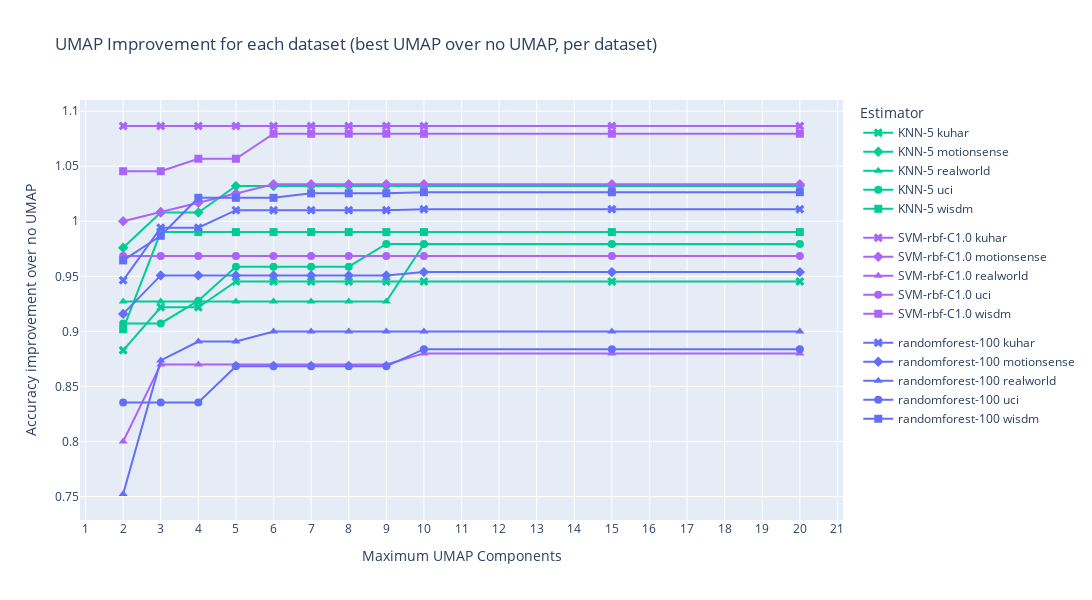

The notebook cell saved with this chart:
### Markdown cell above
### b) Qual é o impacto da dimensionalidade alvo do UMAP no desempenho dos modelos de ML?

b .1) UMAP vs No-UMAP

### Code cell
df = results.copy()
df = filter_domain_fft_only(df)
df = filter_features_all(df)
df = filter_reducer_over_all(df)
df = filter_scaler_none(df)
df = filter_view_standardized_intra(df)
df = filter_only_reducer_dataset_equals_train_dataset_or_no_reducer(df)
df = get_umap_improvement_over_no_umap(df)
df = df[df["umap components"] > 0]

dset_markers = {
    name: markers[i]
    for i, name in enumerate(df["train_datasets"].unique())
}

estimator_colors = {
    name: colors[i]
    for i, name in enumerate(df["estimator"].unique())
}

fig = go.Figure()
for (estimator, dataset), subdf in df.groupby(["estimator", "train_datasets"]):
    subdf = subdf.sort_values(by="umap components")
    xs, ys = [], []
    for n_components in sorted(subdf["umap components"].unique()):
        xs.append(n_components)
        ys.append(subdf[subdf["umap components"] <= n_components]["umap improvement"].max())
    fig.add_trace(
        go.Scatter( 
            x=xs,
            y=ys,
            name=f"{estimator} {dataset}",
            mode="lines+markers",
            legendgroup=estimator,
            # legendgrouptitle="Estimator",
            marker=dict(
                color=estimator_colors[estimator],
                symbol=dset_markers[dataset],
                size=8,
            ),
        )
    )
    # subdf["best umap improvement so far"] = df["umap improvement"].expanding().max()

fig.update_layout(
    title="UMAP Improvement for each dataset (best UMAP over no UMAP, per dataset)",
    xaxis_title="Maximum UMAP Components",
    yaxis_title="Accuracy improvement over no UMAP",
    legend_title="Estimator",
    width=1200,
    height=600,
    xaxis=dict(tickmode="linear")
)
fig.show()

### Figure 1 — Plotly figure (JSON) as saved in the notebook; plotly's stock layout.template omitted (floating-point values rounded to 4 significant figures)
{"data": [{"legendgroup": "KNN-5", "marker": {"color": "#00CC96", "size": 8, "symbol": "x"}, "mode": "lines+markers", "name": "KNN-5 kuhar", "type": "scatter", "x": [2, 3, 4, 5, 6, 7, 8, 9, 10, 15, 20], "y": [0.8828, 0.9219, 0.9219, 0.9453, 0.9453, 0.9453, 0.9453, 0.9453, 0.9453, 0.9453, 0.9453]}, {"legendgroup": "KNN-5", "marker": {"color": "#00CC96", "size": 8, "symbol": "diamond"}, "mode": "lines+markers", "name": "KNN-5 motionsense", "type": "scatter", "x": [2, 3, 4, 5, 6, 7, 8, 9, 10, 15, 20], "y": [0.976, 1.008, 1.008, 1.032, 1.032, 1.032, 1.032, 1.032, 1.032, 1.032, 1.032]}, {"legendgroup": "KNN-5", "marker": {"color": "#00CC96", "size": 8, "symbol": "triangle-up"}, "mode": "lines+markers", "name": "KNN-5 realworld", "type": "scatter", "x": [2, 3, 4, 5, 6, 7, 8, 9, 10, 15, 20], "y": [0.9271, 0.9271, 0.9271, 0.9271, 0.9271, 0.9271, 0.9271, 0.9271, 0.9792, 0.9792, 0.9792]}, {"legendgroup": "KNN-5", "marker": {"color": "#00CC96", "size": 8, "symbol": "circle"}, "mode": "lines+markers", "name": "KNN-5 uci", "type": "scatter", "x": [2, 3, 4, 5, 6, 7, 8, 9, 10, 15, 20], "y": [0.9072, 0.9072, 0.9278, 0.9588, 0.9588, 0.9588, 0.9588, 0.9794, 0.9794, 0.9794, 0.9794]}, {"legendgroup": "KNN-5", "marker": {"color": "#00CC96", "size": 8, "symbol": "square"}, "mode": "lines+markers", "name": "KNN-5 wisdm", "type": "scatter", "x": [2, 3, 4, 5, 6, 7, 8, 9, 10, 15, 20], "y": [0.902, 0.9902, 0.9902, 0.9902, 0.9902, 0.9902, 0.9902, 0.9902, 0.9902, 0.9902, 0.9902]}, {"legendgroup": "SVM-rbf-C1.0", "marker": {"color": "#AB63FA", "size": 8, "symbol": "x"}, "mode": "lines+markers", "name": "SVM-rbf-C1.0 kuhar", "type": "scatter", "x": [2, 3, 4, 5, 6, 7, 8, 9, 10, 15, 20], "y": [1.087, 1.087, 1.087, 1.087, 1.087, 1.087, 1.087, 1.087, 1.087, 1.087, 1.087]}, {"legendgroup": "SVM-rbf-C1.0", "marker": {"color": "#AB63FA", "size": 8, "symbol": "diamond"}, "mode": "lines+markers", "name": "SVM-rbf-C1.0 motionsense", "type": "scatter", "x": [2, 3, 4, 5, 6, 7, 8, 9, 10, 15, 20], "y": [1, 1.008, 1.017, 1.025, 1.034, 1.034, 1.034, 1.034, 1.034, 1.034, 1.034]}, {"legendgroup": "SVM-rbf-C1.0", "marker": {"color": "#AB63FA", "size": 8, "symbol": "triangle-up"}, "mode": "lines+markers", "name": "SVM-rbf-C1.0 realworld", "type": "scatter", "x": [2, 3, 4, 5, 6, 7, 8, 9, 10, 15, 20], "y": [0.8, 0.87, 0.87, 0.87, 0.87, 0.87, 0.87, 0.87, 0.88, 0.88, 0.88]}, {"legendgroup": "SVM-rbf-C1.0", "marker": {"color": "#AB63FA", "size": 8, "symbol": "circle"}, "mode": "lines+markers", "name": "SVM-rbf-C1.0 uci", "type": "scatter", "x": [2, 3, 4, 5, 6, 7, 8, 9, 10, 15, 20], "y": [0.9684, 0.9684, 0.9684, 0.9684, 0.9684, 0.9684, 0.9684, 0.9684, 0.9684, 0.9684, 0.9684]}, {"legendgroup": "SVM-rbf-C1.0", "marker": {"color": "#AB63FA", "size": 8, "symbol": "square"}, "mode": "lines+markers", "name": "SVM-rbf-C1.0 wisdm", "type": "scatter", "x": [2, 3, 4, 5, 6, 7, 8, 9, 10, 15, 20], "y": [1.045, 1.045, 1.057, 1.057, 1.08, 1.08, 1.08, 1.08, 1.08, 1.08, 1.08]}, {"legendgroup": "randomforest-100", "marker": {"color": "#636EFA", "size": 8, "symbol": "x"}, "mode": "lines+markers", "name": "randomforest-100 kuhar", "type": "scatter", "x": [2, 3, 4, 5, 6, 7, 8, 9, 10, 15, 20], "y": [0.9464, 0.9941, 0.9941, 1.01, 1.01, 1.01, 1.01, 1.01, 1.011, 1.011, 1.011]}, {"legendgroup": "randomforest-100", "marker": {"color": "#636EFA", "size": 8, "symbol": "diamond"}, "mode": "lines+markers", "name": "randomforest-100 motionsense", "type": "scatter", "x": [2, 3, 4, 5, 6, 7, 8, 9, 10, 15, 20], "y": [0.9159, 0.9509, 0.9509, 0.9509, 0.9509, 0.9509, 0.9509, 0.9509, 0.9538, 0.9538, 0.9538]}, {"legendgroup": "randomforest-100", "marker": {"color": "#636EFA", "size": 8, "symbol": "triangle-up"}, "mode": "lines+markers", "name": "randomforest-100 realworld", "type": "scatter", "x": [2, 3, 4, 5, 6, 7, 8, 9, 10, 15, 20], "y": [0.7523, 0.8736, 0.8908, 0.8908, 0.8999, 0.8999, 0.8999, 0.8999, 0.8999, 0.8999, 0.8999]}, {"legendgroup": "randomforest-100", "marker": {"color": "#636EFA", "size": 8, "symbol": "circle"}, "mode": "lines+markers", "name": "randomforest-100 uci", "type": "scatter", "x": [2, 3, 4, 5, 6, 7, 8, 9, 10, 15, 20], "y": [0.8353, 0.8353, 0.8353, 0.8683, 0.8683, 0.8683, 0.8683, 0.8683, 0.8838, 0.8838, 0.8838]}, {"legendgroup": "randomforest-100", "marker": {"color": "#636EFA", "size": 8, "symbol": "square"}, "mode": "lines+markers", "name": "randomforest-100 wisdm", "type": "scatter", "x": [2, 3, 4, 5, 6, 7, 8, 9, 10, 15, 20], "y": [0.9645, 0.9868, 1.021, 1.021, 1.021, 1.025, 1.025, 1.025, 1.026, 1.026, 1.026]}], "layout": {"height": 600, "legend": {"title": {"text": "Estimator"}}, "title": {"text": "UMAP Improvement for each dataset (best UMAP over no UMAP, per dataset)"}, "width": 1200, "xaxis": {"tickmode": "linear", "title": {"text": "Maximum UMAP Components"}}, "yaxis": {"title": {"text": "Accuracy improvement over no UMAP"}}}}
